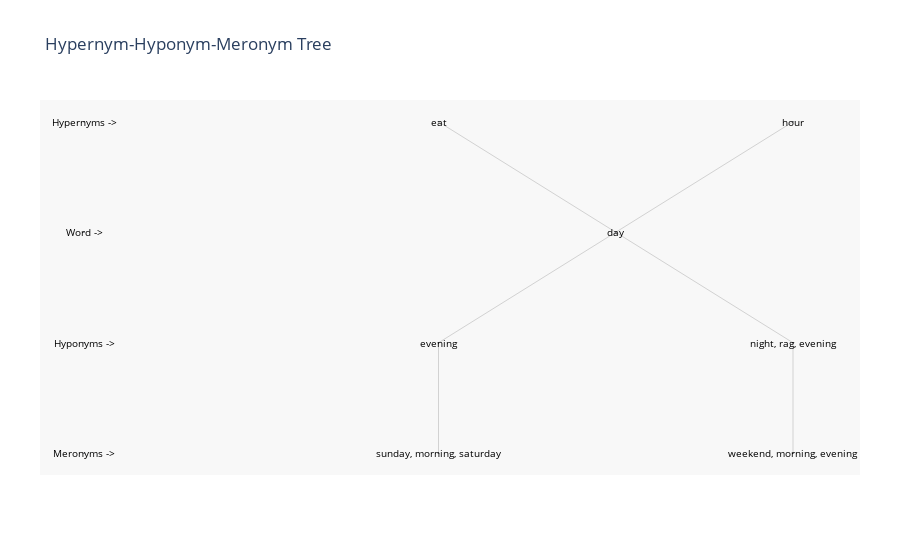

Notebook cell for this chart:
### Code cell
axis = dict(showline=False, # hide axis line, grid, ticklabels and  title
            zeroline=False,
            showgrid=False,
            showticklabels=False,
            )

fig.update_layout(title= 'Hypernym-Hyponym-Meronym Tree',
              annotations=make_annotations(position, labels),
              font_size=12,
              showlegend=False,
              xaxis=axis,
              yaxis=axis,
              margin=dict(l=40, r=40, b=85, t=100),
              hovermode='closest',
              plot_bgcolor='rgb(248,248,248)'
              )
fig.show()

### Figure 1 — Plotly figure (JSON) as saved in the notebook; plotly's stock layout.template omitted (floating-point values rounded to 4 significant figures)
{"data": [{"hoverinfo": "none", "line": {"color": "rgb(210,210,210)", "width": 1}, "mode": "lines", "type": "scatter", "x": [1, 0, null, 1, 0, null, 0, 0, null, 1, 2, null, 1, 2, null, 2, 2, null], "y": [4, 6, null, 4, 2, null, 2, 0, null, 4, 6, null, 4, 2, null, 2, 0, null]}, {"hoverinfo": "text", "marker": {"color": "#6175c1", "line": {"color": "rgb(50,50,50)", "width": 1}, "size": 0.0001, "symbol": "circle-dot"}, "mode": "markers", "name": "bla", "opacity": 0.8, "text": ["Hypernyms ->", "Word ->", "Hyponyms ->", "Meronyms ->", "day", "eat", "evening", "sunday, morning, saturday", "hour", "night, rag, evening", "weekend, morning, evening"], "type": "scatter", "x": [-2, -2, -2, -2, 1, 0, 0, 0, 2, 2, 2], "y": [6, 4, 2, 0, 4, 6, 2, 0, 6, 2, 0]}], "layout": {"annotations": [{"font": {"color": "rgb(0,0,0)", "size": 10}, "showarrow": false, "text": "Hypernyms ->", "x": -2, "xref": "x", "y": 6, "yref": "y"}, {"font": {"color": "rgb(0,0,0)", "size": 10}, "showarrow": false, "text": "Word ->", "x": -2, "xref": "x", "y": 4, "yref": "y"}, {"font": {"color": "rgb(0,0,0)", "size": 10}, "showarrow": false, "text": "Hyponyms ->", "x": -2, "xref": "x", "y": 2, "yref": "y"}, {"font": {"color": "rgb(0,0,0)", "size": 10}, "showarrow": false, "text": "Meronyms ->", "x": -2, "xref": "x", "y": 0, "yref": "y"}, {"font": {"color": "rgb(0,0,0)", "size": 10}, "showarrow": false, "text": "day", "x": 1, "xref": "x", "y": 4, "yref": "y"}, {"font": {"color": "rgb(0,0,0)", "size": 10}, "showarrow": false, "text": "eat", "x": 0, "xref": "x", "y": 6, "yref": "y"}, {"font": {"color": "rgb(0,0,0)", "size": 10}, "showarrow": false, "text": "evening", "x": 0, "xref": "x", "y": 2, "yref": "y"}, {"font": {"color": "rgb(0,0,0)", "size": 10}, "showarrow": false, "text": "sunday, morning, saturday", "x": 0, "xref": "x", "y": 0, "yref": "y"}, {"font": {"color": "rgb(0,0,0)", "size": 10}, "showarrow": false, "text": "hour", "x": 2, "xref": "x", "y": 6, "yref": "y"}, {"font": {"color": "rgb(0,0,0)", "size": 10}, "showarrow": false, "text": "night, rag, evening", "x": 2, "xref": "x", "y": 2, "yref": "y"}, {"font": {"color": "rgb(0,0,0)", "size": 10}, "showarrow": false, "text": "weekend, morning, evening", "x": 2, "xref": "x", "y": 0, "yref": "y"}], "font": {"size": 12}, "hovermode": "closest", "margin": {"b": 85, "l": 40, "r": 40, "t": 100}, "plot_bgcolor": "rgb(248,248,248)", "showlegend": false, "title": {"text": "Hypernym-Hyponym-Meronym Tree"}, "xaxis": {"showgrid": false, "showline": false, "showticklabels": false, "zeroline": false}, "yaxis": {"showgrid": false, "showline": false, "showticklabels": false, "zeroline": false}}}
